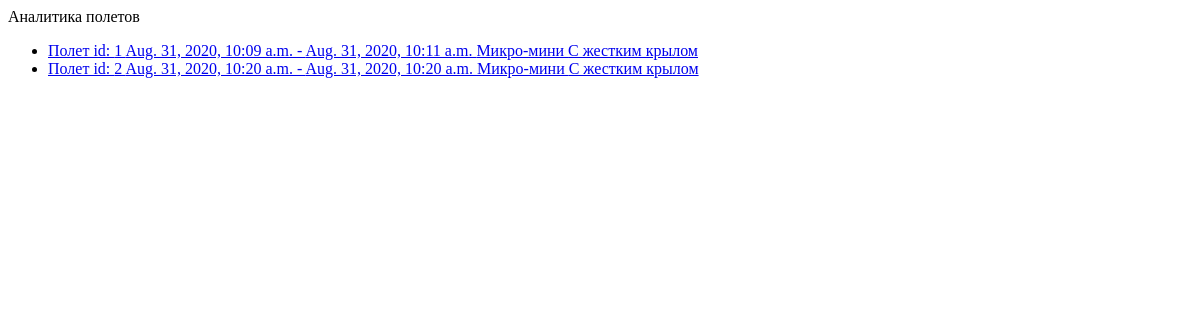
/flightAnalytics/ (signed in), run on an earlier commit of the app's database.
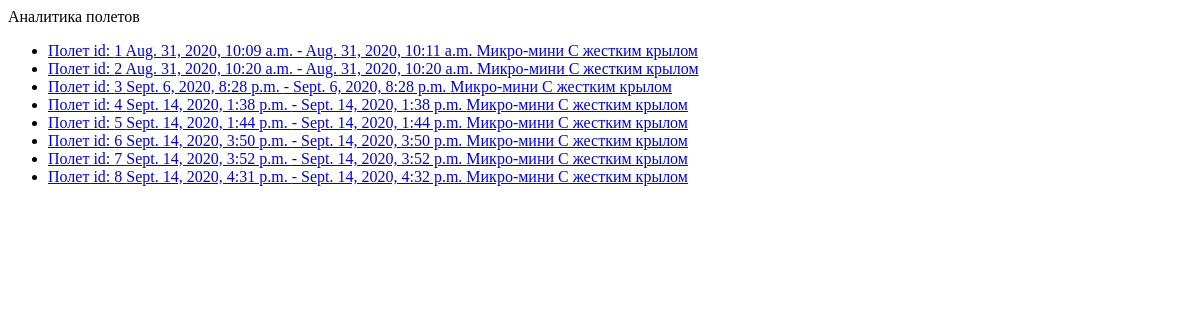
And on a later commit of the database.
### flightBAS/models.py (models this page shows, shortened)
class Flight(models.Model):
    owner = models.ForeignKey(User, on_delete = models.CASCADE)
    dron = models.ForeignKey(Bas, on_delete = models.CASCADE)
    start_flight = models.DateTimeField(null = True)
    end_flight = models.DateTimeField(null = True)
    polygon = jsonfield.JSONField()
    class Meta:
        verbose_name = 'Полет'
        verbose_name_plural = 'Полеты'

### regBAS/models.py (models this page shows, shortened)
class Bas(models.Model):
    types = (
        ("С жестким крылом", "С жестким крылом"),
        ("С гибким крылом", "С гибким крылом"),
        ("С вращающимся крылом", "С вращающимся крылом"),
        ("С машущим крылом", "С машущим крылом"),
        ("Аэростатические", "Аэростатические")
    )
    classifications = (
        ("Микро-мини", "Микро-мини"),
        ("Лёгкий малого радиуса", "Лёгкий малого радиуса"),
        ("Лёгкий среднего радиуса", "Лёгкий среднего радиуса"),
        ("Средний", "Средний"),
        ("Средне-тяжелый", "Средне-тяжелый"),
        ("Тяжелый среднего радиуса", "Тяжелый среднего радиуса"),
        ("Тяжелый с продолжительным полетом", "Тяжелый с продолжительным полетом"),
        ("Боевой", "Боевой")
    )
    verify = (
        ("На проверке", "На проверке"),
        ("Верифирован", "Верифирован"),
        ("Отказ", "Отказ")
    )
    owner = models.ForeignKey(User, on_delete = models.CASCADE)
    type = models.CharField("Тип БПЛА", choices = types, max_length = 64)
    classification = models.CharField("Класс БПЛА", choices = classifications, max_length = 64)
    weight = models.FloatField("Вес БПЛА")
    photo = models.ImageField(upload_to='BPLA_images')
    verification = models.CharField("Статус верификации", choices = verify, max_length = 64)
    class Meta:
        verbose_name = 'БПЛА'
        verbose_name_plural = 'БПЛА'

### analytics/views.py (the view)
# urls.py: path('flightAnalytics/', analytics.views.general_analytics, name='general_analytics'),
def general_analytics(request):
	flights = fb.Flight.objects.filter(owner=request.user)
	context = {"flights": flights}
	return render(request, "analytics/FlightAnalitics.html", context)

### analytics/templates/analytics/FlightAnalitics.html (shortened to what this page needs)
<!DOCTYPE html>
<html lang="en">
<head>
</head>
<body>
    Аналитика полетов
    <ul>
        {% for flight in flights %}
            <li><a class="flight" href="{% url 'flight_analytics' flight.id %}">Полет id: {{ flight.id }}  {{ flight.start_flight }} - {{ flight.end_flight}}  {{ flight.dron.classification }} {{ flight.dron.type }}</a></li>
        {% endfor %}
    </ul>
</body>
</html>

What changed in the data, as far as the page shows it:
added Flight: id "3", start_flight "Sept. 6, 2020, 8:28 p.m.", end_flight "Sept. 6, 2020, 8:28 p.m.", dron.classification "Микро-мини", dron.type "С жестким крылом"
added Flight: id "4", start_flight "Sept. 14, 2020, 1:38 p.m.", end_flight "Sept. 14, 2020, 1:38 p.m.", dron.classification "Микро-мини", dron.type "С жестким крылом"
added Flight: id "5", start_flight "Sept. 14, 2020, 1:44 p.m.", end_flight "Sept. 14, 2020, 1:44 p.m.", dron.classification "Микро-мини", dron.type "С жестким крылом"
added Flight: id "6", start_flight "Sept. 14, 2020, 3:50 p.m.", end_flight "Sept. 14, 2020, 3:50 p.m.", dron.classification "Микро-мини", dron.type "С жестким крылом"
added Flight: id "7", start_flight "Sept. 14, 2020, 3:52 p.m.", end_flight "Sept. 14, 2020, 3:52 p.m.", dron.classification "Микро-мини", dron.type "С жестким крылом"
added Flight: id "8", start_flight "Sept. 14, 2020, 4:31 p.m.", end_flight "Sept. 14, 2020, 4:32 p.m.", dron.classification "Микро-мини", dron.type "С жестким крылом"
